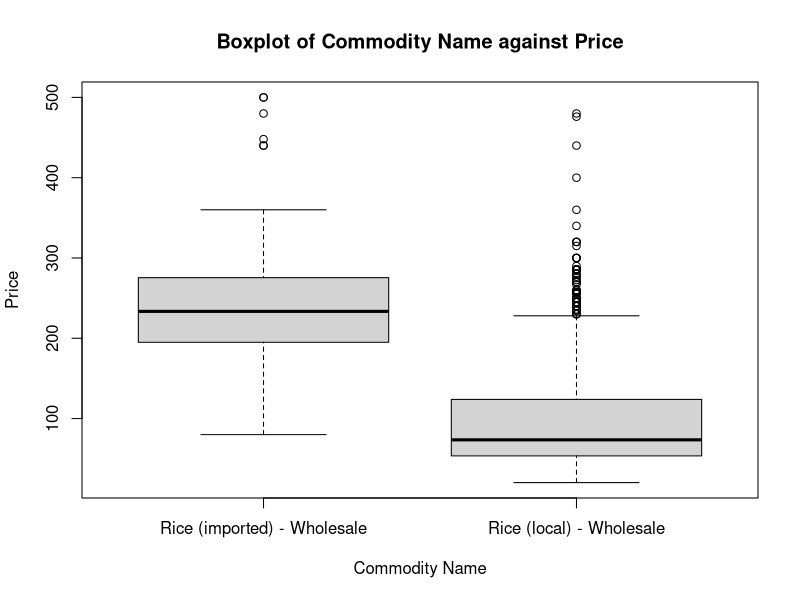
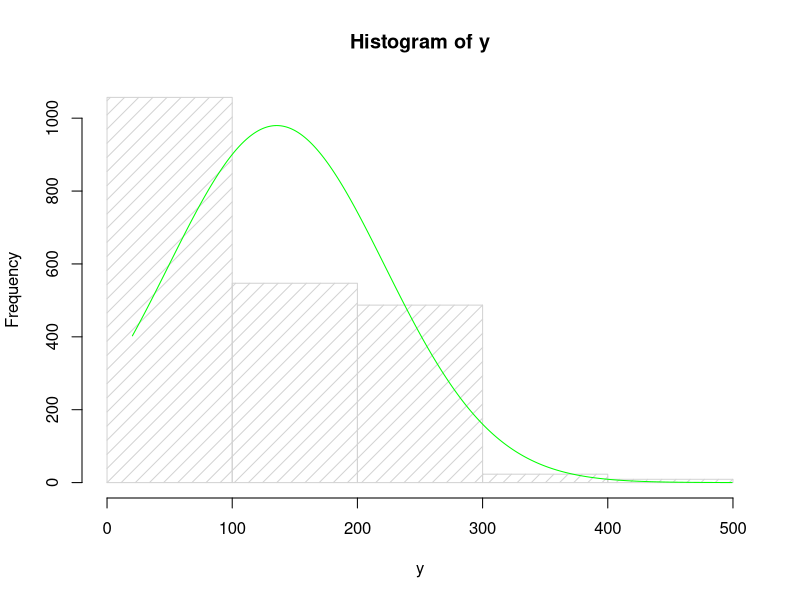

The R source for these figures, in order:
library(tidyverse)

# Load Dataset
df <- read_csv("ghana-food-prices-1.csv")

# Filter the Dataframe to get the 
dfRiceOnly <- df %>% filter(cmname %in% c("Rice (local) - Wholesale", "Rice (imported) - Wholesale"))

pdf("visualization.pdf")

# Box Plot
####################

x <- dfRiceOnly$cmname
y <- as.numeric(dfRiceOnly$price)


boxplot(y ~ x,
        main = "Boxplot of Commodity Name against Price",
        xlab = "Commodity Name",
        ylab = "Price"
        )

# Histogram
####################

yMin <- min(y)
yMax <- max(y)
yMean <- mean(y)
ySd <- sd(y)

h <- hist(
  y, breaks = 5, density = 10 # Change the value of 'breaks' to get a better histogram
)

w <- seq(yMin, yMax, 1)
z <- dnorm(w, mean = yMean, sd = ySd)

z1 <- z * diff(h$mid[1:2]) * length(y)

lines(w, z1, col = "green")

dev.off()

# To do
# Add fill to the points in the boxplot
# Color the boxes
# Change the orientation of the xlab value points
# Colour and beautify the histogram lines
# Make sure the overlayed line goes from edge to edge by making sure all NA values are removed from the dataset while calculating ymin and ymax